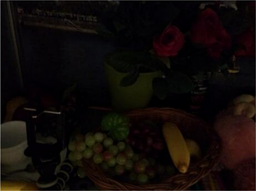
#> input picture Imagens/Escuridao1.png, 256 x 191 px, shrunk from 700 x 521 before the run, found by its file name
$ python 'Melhoria de Iluminação - Versão 1.0.0.py'
#> lines starting #> are read from the running program, lines starting #| are printed output that depends on the picture
# Referencia
# https://github.com/spmallick/learnopencv/tree/master/Improving-Illumination-in-Night-Time-Images/python
# https://learnopencv.com/improving-illumination-in-night-time-images/

#
########################################################################
# Importação das Bibliotecas Necessárias
########################################################################
#
import cv2 as cv
import numpy as np
from itertools import combinations_with_replacement
from collections import defaultdict
import os
import numpy as np
from numpy.linalg import inv

#
########################################################################
# Definições Gerais
########################################################################
#
BaseDir = "OpenCV/"
NomeJanela = "Imagem Base"
NomeImagem  = "Escuridao1.png"
CaminhoBase = "/home/asoares/" + BaseDir
CaminhoImagem = CaminhoBase + "Imagens/"
B, G, R = 0, 1, 2

#
########################################################################
# Funções de Apoio
########################################################################
#
def boxfilter(I, r):
    M, N = I.shape
    dest = np.zeros((M, N))
    sumY = np.cumsum(I, axis=0)

    dest[:r + 1] = sumY[r:2*r + 1]
    dest[r + 1:M - r] = sumY[2*r + 1:] - sumY[:M - 2*r - 1]
    dest[-r:] = np.tile(sumY[-1], (r, 1)) - sumY[M - 2*r - 1:M - r - 1]
    sumX = np.cumsum(dest, axis=1)
    dest[:, :r + 1] = sumX[:, r:2*r + 1]
    dest[:, r + 1:N - r] = sumX[:, 2*r + 1:] - sumX[:, :N - 2*r - 1]
    dest[:, -r:] = np.tile(sumX[:, -1][:, None], (1, r)) - sumX[:, N - 2*r - 1:N - r - 1]

    return dest

def guided_filter(I, p, r=15, eps=1e-3):
    M, N = p.shape
    base = boxfilter(np.ones((M, N)), r)

    means = [boxfilter(I[:, :, i], r) / base for i in range(3)]
    mean_p = boxfilter(p, r) / base
    means_IP = [boxfilter(I[:, :, i]*p, r) / base for i in range(3)]
    covIP = [means_IP[i] - means[i]*mean_p for i in range(3)]

    var = defaultdict(dict)
    for i, j in combinations_with_replacement(range(3), 2):
        var[i][j] = boxfilter(I[:, :, i]*I[:, :, j], r) / base - means[i]*means[j]

    a = np.zeros((M, N, 3))
    for y, x in np.ndindex(M, N):
        Sigma = np.array([[var[B][B][y, x], var[B][G][y, x], var[B][R][y, x]],
                          [var[B][G][y, x], var[G][G][y, x], var[G][R][y, x]],
                          [var[B][R][y, x], var[G][R][y, x], var[R][R][y, x]]])
        cov = np.array([c[y, x] for c in covIP])
        a[y, x] = np.dot(cov, inv(Sigma + eps*np.eye(3)))  # eq 14

    b = mean_p - a[:, :, R]*means[R] - a[:, :, G]*means[G] - a[:, :, B]*means[B]
    q = (boxfilter(a[:, :, R], r)*I[:, :, R] + boxfilter(a[:, :, G], r)*I[:, :, G] + boxfilter(a[:, :, B], r)*I[:, :, B] + boxfilter(b, r)) / base

    return q

def get_illumination_channel(I, w):
    M, N, _ = I.shape
    padded = np.pad(I, ((int(w/2), int(w/2)), (int(w/2), int(w/2)), (0, 0)), 'edge')
    darkch = np.zeros((M, N))
    brightch = np.zeros((M, N))

    for i, j in np.ndindex(darkch.shape):
        darkch[i, j] = np.min(padded[i:i + w, j:j + w, :])
        brightch[i, j] = np.max(padded[i:i + w, j:j + w, :])

    return darkch, brightch

def get_atmosphere(I, brightch, p=0.1):
    M, N = brightch.shape
    flatI = I.reshape(M*N, 3)
    flatbright = brightch.ravel()

    searchidx = (-flatbright).argsort()[:int(M*N*p)]
    A = np.mean(flatI.take(searchidx, axis=0), dtype=np.float64, axis=0)
    return A

def get_initial_transmission(A, brightch):
    A_c = np.max(A)
    init_t = (brightch-A_c)/(1.-A_c)
    return (init_t - np.min(init_t))/(np.max(init_t) - np.min(init_t))

def get_corrected_transmission(I, A, darkch, brightch, init_t, alpha, omega, w):
    im3 = np.empty(I.shape, I.dtype);
    for ind in range(0, 3):
        im3[:, :, ind] = I[:, :, ind] / A[ind]
    dark_c, _ = get_illumination_channel(im3, w)
    dark_t = 1 - omega*dark_c
    corrected_t = init_t
    diffch = brightch - darkch

    for i in range(diffch.shape[0]):
        for j in range(diffch.shape[1]):
            if(diffch[i, j] < alpha):
                corrected_t[i, j] = dark_t[i, j] * init_t[i, j]

    return np.abs(corrected_t)

def get_final_image(I, A, refined_t, tmin):
    refined_t_broadcasted = np.broadcast_to(refined_t[:, :, None], (refined_t.shape[0], refined_t.shape[1], 3))
    J = (I-A) / (np.where(refined_t_broadcasted < tmin, tmin, refined_t_broadcasted)) + A

    return (J - np.min(J))/(np.max(J) - np.min(J))

def dehaze(I, tmin, w, alpha, omega, p, eps, reduce=False):
    m, n, _ = I.shape
    Idark, Ibright = get_illumination_channel(I, w)
    A = get_atmosphere(I, Ibright, p)

    init_t = get_initial_transmission(A, Ibright)
    if reduce:
        init_t = reduce_init_t(init_t)
    corrected_t = get_corrected_transmission(I, A, Idark, Ibright, init_t, alpha, omega, w)

    normI = (I - I.min()) / (I.max() - I.min())
    refined_t = guided_filter(normI, corrected_t, w, eps)
    J_refined = get_final_image(I, A, refined_t, tmin)

    enhanced = (J_refined*255).astype(np.uint8)
    f_enhanced = cv.detailEnhance(enhanced, sigma_s=10, sigma_r=0.15)
    f_enhanced = cv.edgePreservingFilter(f_enhanced, flags=1, sigma_s=64, sigma_r=0.2)
    return f_enhanced

def reduce_init_t(init_t):
    init_t = (init_t*255).astype(np.uint8)
    xp = [0, 32, 255]
    fp = [0, 32, 48]
    x = np.arange(256)
    table = np.interp(x, xp, fp).astype('uint8')
    init_t = cv.LUT(init_t, table)
    init_t = init_t.astype(np.float64)/255
    return init_t

#
########################################################################
# Lendo a Imagem
########################################################################
#
im = cv.imread ( CaminhoImagem + NomeImagem, cv.IMREAD_COLOR)
#> im is the input picture: shape (191, 256, 3); mean B, G, R 8.3, 10.6, 16.6

#
########################################################################
# Checando se a Imagem Foi Lida com Sucesso
########################################################################
#
if im is None:
    os.system ("clear")
    print( "Não Foi Localizada a Imagem : ", NomeImagem)
    exit ()

orig = im.copy()
tmin = 0.1   # minimum value for t to make J image
w = 15       # window size, which determine the corseness of prior images
alpha = 0.4  # threshold for transmission correction
omega = 0.75 # this is for dark channel prior
p = 0.1      # percentage to consider for atmosphere
eps = 1e-3   # for J image

I = np.asarray(im, dtype=np.float64) # Convert the input to an array.
I = I[:, :, :3] / 255

#
########################################################################
# Apresentando o Resultado
########################################################################
#
f_enhanced = dehaze(I, tmin, w, alpha, omega, p, eps)
#> after the loop in get_illumination_channel, `for i, j in np.ndindex(darkch.shape):`:
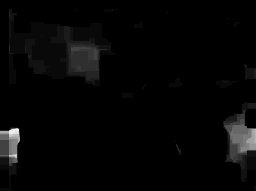
#> darkch: shape (191, 256) float64; min 0, max 0.106, mean 0.00241; drawn with min black and max white
#> in get_atmosphere, `searchidx = (-flatbright).argsort()[:int(M*N*p)]`: searchidx = 4889 values, max 48895 at index 3263, min 0 at index 1516, mean 35068.1
#> in get_atmosphere, `A = np.mean(flatI.take(searchidx, axis=0), dtype=np.float64, axis=0)`: A = [0.0613, 0.105, 0.165]
#> in get_initial_transmission, `A_c = np.max(A)`: A_c = 0.165
#> call 2 of get_illumination_channel, with w = 15
#> after the loop in get_illumination_channel (call 2), `for i, j in np.ndindex(darkch.shape):`:
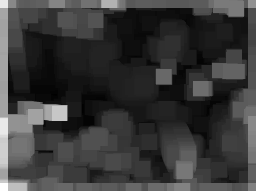
#> brightch: shape (191, 256) float64; min 0.286, max 6.47, mean 1.69; drawn with min black and max white
#> after the loop in get_corrected_transmission, `for i in range(diffch.shape[0]):`:
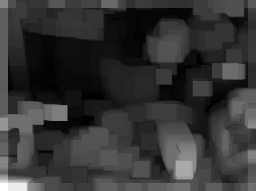
#> corrected_t: shape (191, 256) float64; min 0, max 1, mean 0.207
#> in boxfilter, `sumY = np.cumsum(I, axis=0)`: I: shape (191, 256) float64; every value is 1
#> in guided_filter, `means = [boxfilter(I[:, :, i], r) / base for i in range(3)]`: means = 3 items
#> in boxfilter (call 8), `sumX = np.cumsum(dest, axis=1)`:
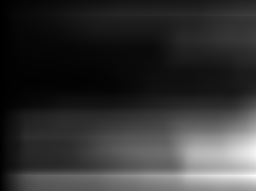
#> sumX: shape (191, 256) float64; min 2.86, max 476.1, mean 99; drawn with min black and max white
#> the loop in guided_filter, `for y, x in np.ndindex(M, N):` made 48896 passes
#> cov on passes 1 to 3: [0.000951, 0.00052, -2.35e-06], [0.00117, 0.000901, 0.000344], [0.00128, 0.00109, 0.000471]
#> after the loop in guided_filter, `for y, x in np.ndindex(M, N):`:
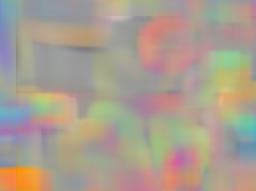
#> a: shape (191, 256, 3) float64; mean of channels 0, 1, 2 -0.105, 0.11, 0.294; drawn with min black and max white
#> in boxfilter (call 15), `sumX = np.cumsum(dest, axis=1)`:
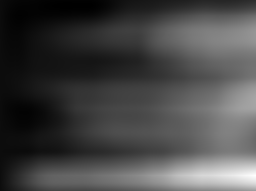
#> sumX: shape (191, 256) float64; min -216.3, max 4203.5, mean 1008.4; drawn with min black and max white
#> in boxfilter (call 16), `sumY = np.cumsum(I, axis=0)`:
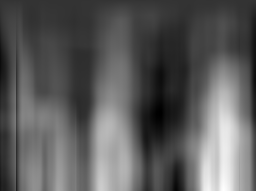
#> sumY: shape (191, 256) float64; min -14.15, max 55.54, mean 10.9; drawn with min black and max white
f_enhanced2 = dehaze(I, tmin, w, alpha, omega, p, eps, True)
#> the loop in guided_filter (call 2), `for y, x in np.ndindex(M, N):` made 48896 passes
#> cov on passes 1 to 3: [3.93e-05, -5.59e-06, -5.67e-05], [5.42e-05, 2.02e-05, -3.26e-05], [5.94e-05, 3.05e-05, -2.37e-05]

cv.imshow('original', orig)
cv.imshow('F_enhanced', f_enhanced)
cv.imshow('F_enhanced2', f_enhanced2)
cv.waitKey(0)
cv.destroyAllWindows()

########################################################################
# FIM DO PROGRAMA
########################################################################
